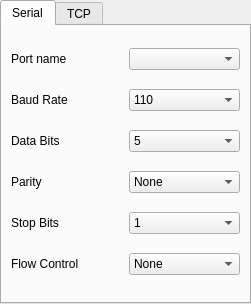
<?xml version="1.0" encoding="UTF-8"?>
<ui version="4.0">
 <class>TransferSettingsWidget</class>
 <widget class="QTabWidget" name="TransferSettingsWidget">
  <property name="geometry">
   <rect>
    <x>0</x>
    <y>0</y>
    <width>251</width>
    <height>304</height>
   </rect>
  </property>
  <property name="sizePolicy">
   <sizepolicy hsizetype="Fixed" vsizetype="Fixed">
    <horstretch>0</horstretch>
    <verstretch>0</verstretch>
   </sizepolicy>
  </property>
  <property name="windowTitle">
   <string>TabWidget</string>
  </property>
  <property name="currentIndex">
   <number>0</number>
  </property>
  <widget class="QWidget" name="tab_serial">
   <attribute name="title">
    <string>Serial</string>
   </attribute>
   <layout class="QGridLayout" name="gridLayout">
    <item row="0" column="0">
     <widget class="QLabel" name="ports_lbl">
      <property name="text">
       <string>Port name</string>
      </property>
     </widget>
    </item>
    <item row="0" column="1">
     <widget class="QComboBox" name="port_name"/>
    </item>
    <item row="1" column="0">
     <widget class="QLabel" name="baud_rate_lbl">
      <property name="text">
       <string>Baud Rate</string>
      </property>
     </widget>
    </item>
    <item row="1" column="1">
     <widget class="QComboBox" name="baud_rate">
      <item>
       <property name="text">
        <string>110</string>
       </property>
      </item>
      <item>
       <property name="text">
        <string>300</string>
       </property>
      </item>
      <item>
       <property name="text">
        <string>600</string>
       </property>
      </item>
      <item>
       <property name="text">
        <string>1200</string>
       </property>
      </item>
      <item>
       <property name="text">
        <string>2400</string>
       </property>
      </item>
      <item>
       <property name="text">
        <string>4800</string>
       </property>
      </item>
      <item>
       <property name="text">
        <string>9600</string>
       </property>
      </item>
      <item>
       <property name="text">
        <string>14400</string>
       </property>
      </item>
      <item>
       <property name="text">
        <string>19200</string>
       </property>
      </item>
      <item>
       <property name="text">
        <string>38400</string>
       </property>
      </item>
      <item>
       <property name="text">
        <string>57600</string>
       </property>
      </item>
      <item>
       <property name="text">
        <string>115200</string>
       </property>
      </item>
      <item>
       <property name="text">
        <string>230400</string>
       </property>
      </item>
      <item>
       <property name="text">
        <string>460800</string>
       </property>
      </item>
      <item>
       <property name="text">
        <string>921600</string>
       </property>
      </item>
      <item>
       <property name="text">
        <string>custom</string>
       </property>
      </item>
     </widget>
    </item>
    <item row="2" column="0">
     <widget class="QLabel" name="data_bits_lbl">
      <property name="text">
       <string>Data Bits</string>
      </property>
     </widget>
    </item>
    <item row="2" column="1">
     <widget class="QComboBox" name="data_bits">
      <item>
       <property name="text">
        <string>5</string>
       </property>
      </item>
      <item>
       <property name="text">
        <string>6</string>
       </property>
      </item>
      <item>
       <property name="text">
        <string>7</string>
       </property>
      </item>
      <item>
       <property name="text">
        <string>8</string>
       </property>
      </item>
     </widget>
    </item>
    <item row="3" column="0">
     <widget class="QLabel" name="parity_lbl">
      <property name="text">
       <string>Parity</string>
      </property>
     </widget>
    </item>
    <item row="3" column="1">
     <widget class="QComboBox" name="parity">
      <item>
       <property name="text">
        <string>None</string>
       </property>
      </item>
      <item>
       <property name="text">
        <string>Even</string>
       </property>
      </item>
      <item>
       <property name="text">
        <string>Odd</string>
       </property>
      </item>
      <item>
       <property name="text">
        <string>Space</string>
       </property>
      </item>
      <item>
       <property name="text">
        <string>Mark</string>
       </property>
      </item>
     </widget>
    </item>
    <item row="4" column="0">
     <widget class="QLabel" name="stop_bits_lbl">
      <property name="text">
       <string>&lt;html&gt;&lt;head/&gt;&lt;body&gt;&lt;p&gt;Stop Bits&lt;/p&gt;&lt;/body&gt;&lt;/html&gt;</string>
      </property>
     </widget>
    </item>
    <item row="4" column="1">
     <widget class="QComboBox" name="stop_bits">
      <item>
       <property name="text">
        <string>1</string>
       </property>
      </item>
      <item>
       <property name="text">
        <string>1.5</string>
       </property>
      </item>
      <item>
       <property name="text">
        <string>2</string>
       </property>
      </item>
     </widget>
    </item>
    <item row="5" column="0">
     <widget class="QLabel" name="flow_control_lbl">
      <property name="text">
       <string>Flow Control</string>
      </property>
     </widget>
    </item>
    <item row="5" column="1">
     <widget class="QComboBox" name="flow_control">
      <item>
       <property name="text">
        <string>None</string>
       </property>
      </item>
      <item>
       <property name="text">
        <string>Hardware</string>
       </property>
      </item>
      <item>
       <property name="text">
        <string>Software</string>
       </property>
      </item>
     </widget>
    </item>
   </layout>
  </widget>
  <widget class="QWidget" name="tab_tcp">
   <attribute name="title">
    <string>TCP</string>
   </attribute>
  </widget>
 </widget>
 <resources/>
 <connections/>
</ui>
